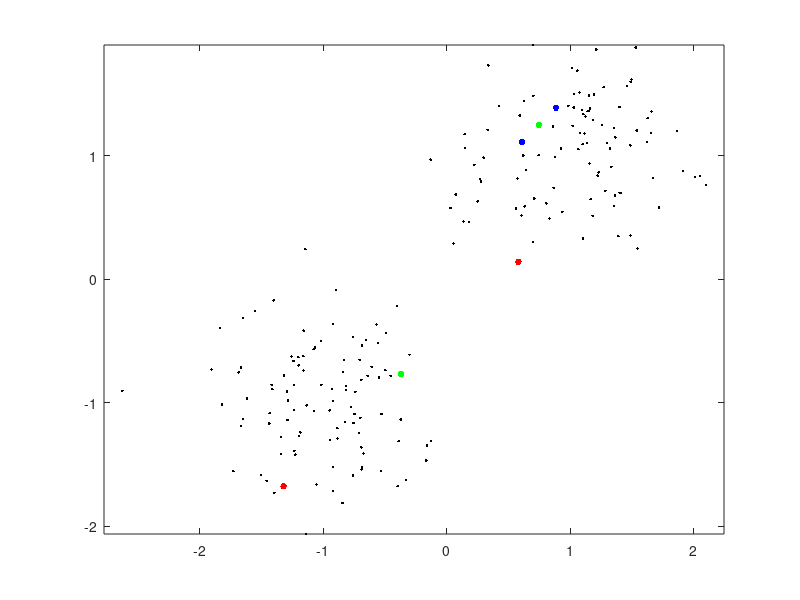

MATLAB code to generate this figure: (Note: this script raises an error after producing the figure.)
clear;
clc;
close all;

rng(2);
mu1 = 1;
sigma1 = sqrt(0.2);
dataset_size = 100;
g_1 = normrnd(mu1, sigma1, [2, dataset_size]);
mu2= -1;
sigma2 = sigma1;
g_2 = normrnd(mu2, sigma2, [2, dataset_size]);

m = 1;
q = 0;
gm1 = m * g_1(1,:) + q > g_1(2,:);
gm2 = m * g_2(1,:) + q > g_2(2,:);
gg1 = [g_1(1, gm1), g_2(1, gm2); g_1(2, gm1), g_2(2, gm2)];
gg2 = [g_1(1, ~gm1), g_2(1, ~gm2); g_1(2, ~gm1), g_2(2, ~gm2)];

g_1 = gg1;
g_2 = gg2;

dataset = [g_1, g_2]';
plot(g_1(1,:), g_1(2,:), '.k');
hold on;
plot(g_2(1,:), g_2(2,:), '.k');
axis equal;

%generate random labelled data
l1 = g_1(:, randperm(length(g_1)));
l2 = g_2(:, randperm(length(g_2)));
%l1 = sort(g_1,2,'descend');
%l2 = sort(g_2,2,'descend');
train_size = 2;
t1 = l1(:,1:train_size)';
t2 = l2(:,1:train_size)';
%compute the mean of the labelled data
mean1 = mean(t1);
mean2 = mean(t2);
label = ones(1,  2);
label(1) = 1;
label(2) = -1;
plot(t1(:,1), t1(:,2), '.r', 'MarkerSize', 15);
plot(t2(:,1), t2(:,2), '.b', 'MarkerSize', 15);
plot(mean1(:,1),mean1(:,2),'.g', 'MarkerSize', 15);
plot(mean2(:,1),mean2(:,2),'.g', 'MarkerSize', 15);
%train a nearest mean classifier
mdl = fitcknn([mean1; mean2], label');
%assign label to unlabelled data
predicted_labels = predict(mdl, dataset);
ll1 = dataset(predicted_labels==label(1),:);
ll2 =  dataset(predicted_labels==label(2),:);
figure;
hold on;
axis equal;
plot(ll1(:,1), ll1(:,2), '.r', 'MarkerSize', 15);
plot(ll2(:,1), ll2(:,2), '.b', 'MarkerSize', 15);
    mean1 = mean(ll1);
    mean2 = mean(ll2);
    plot(mean1(:,1),mean1(:,2),'.g', 'MarkerSize', 15);
plot(mean2(:,1),mean2(:,2),'.g', 'MarkerSize', 15);
labels = [];
iteration = 0;
%% self training
while true
    labelled_dataset = [ll1; ll2];
    labels = predicted_labels;
    mean1 = mean(ll1);
    mean2 = mean(ll2);
    new_mdl = fitcknn([mean1;mean2], label');
    new_labels = predict(new_mdl, labelled_dataset);
    iteration = iteration+1;
    %if the label don't change, stop self training
    if (sum(new_labels - labels) == 0)
        break;
    end
    predicted_labels = new_labels;
    ll1 = dataset(predicted_labels==1,:);
    ll2 =  dataset(predicted_labels==-1,:);
    figure;
hold on;
axis equal;
plot(ll1(:,1), ll1(:,2), '.r', 'MarkerSize', 15);
plot(ll2(:,1), ll2(:,2), '.b', 'MarkerSize', 15);
plot(mean1(:,1),mean1(:,2),'.g', 'MarkerSize', 15);
plot(mean2(:,1),mean2(:,2),'.g', 'MarkerSize', 15);
end
